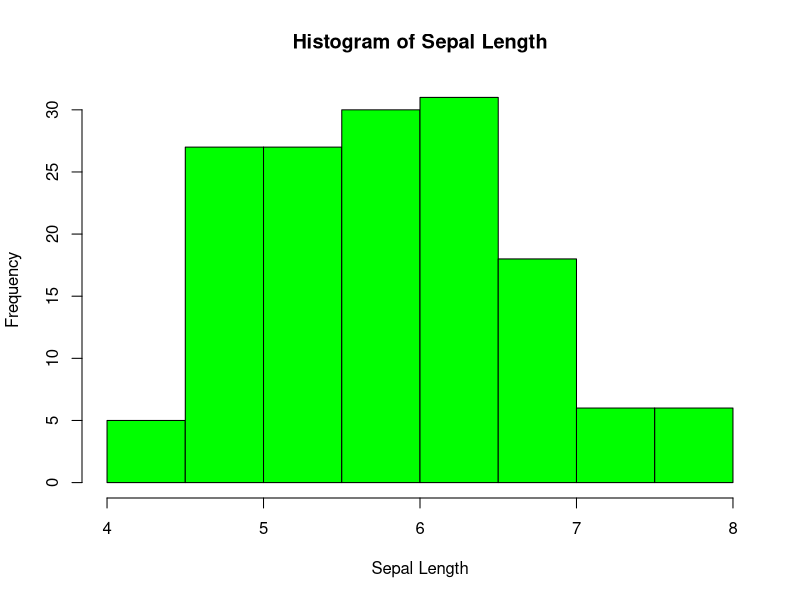
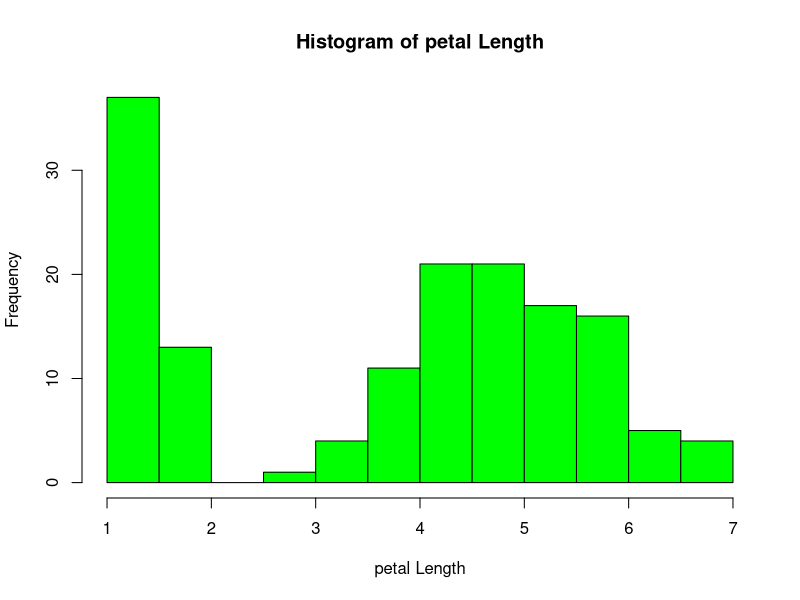
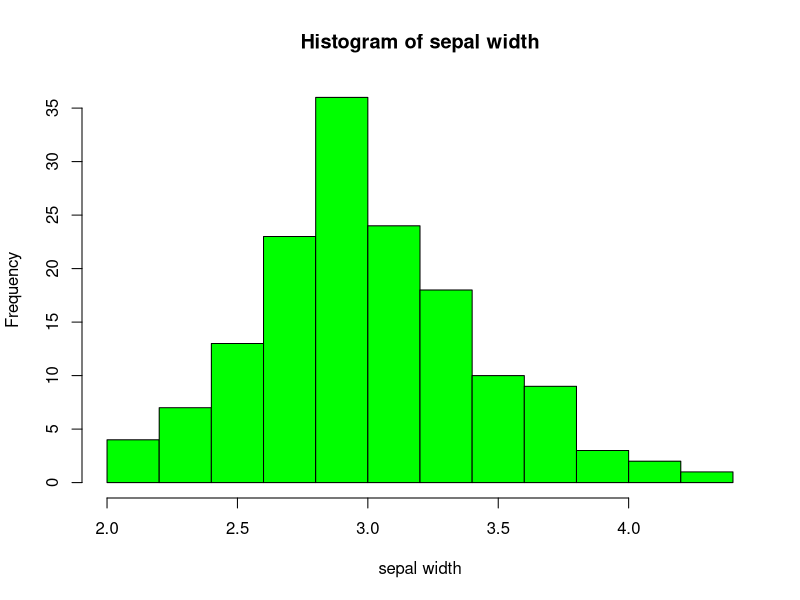
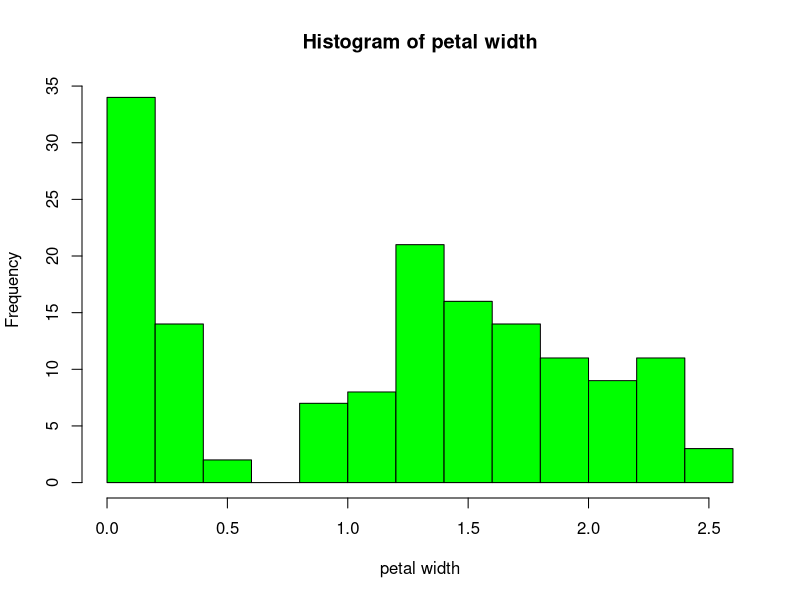
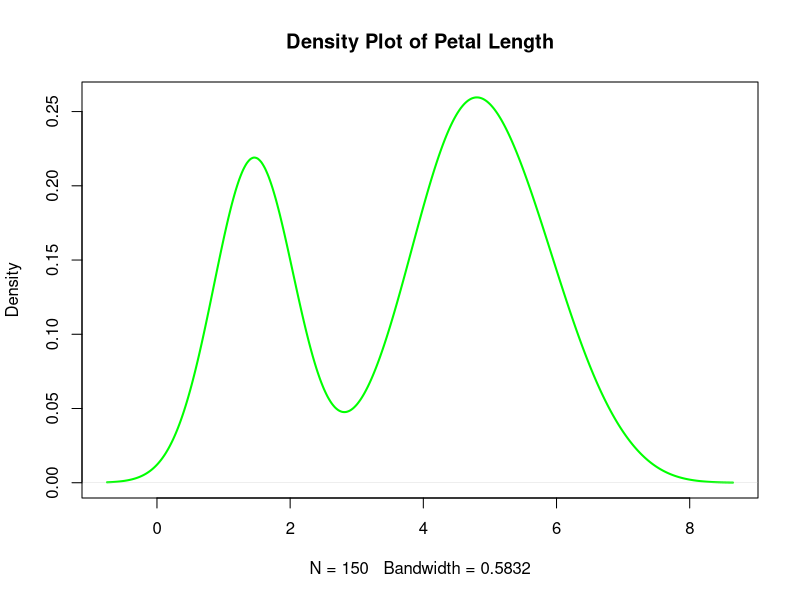
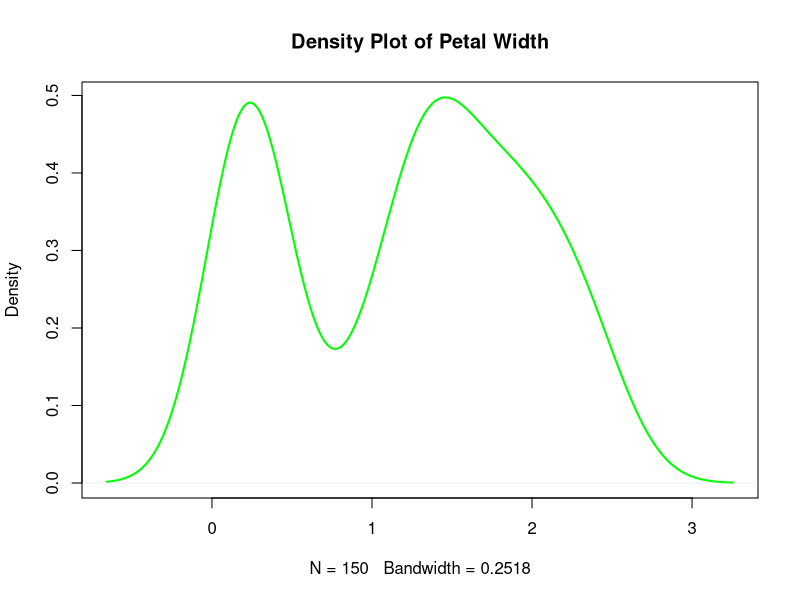
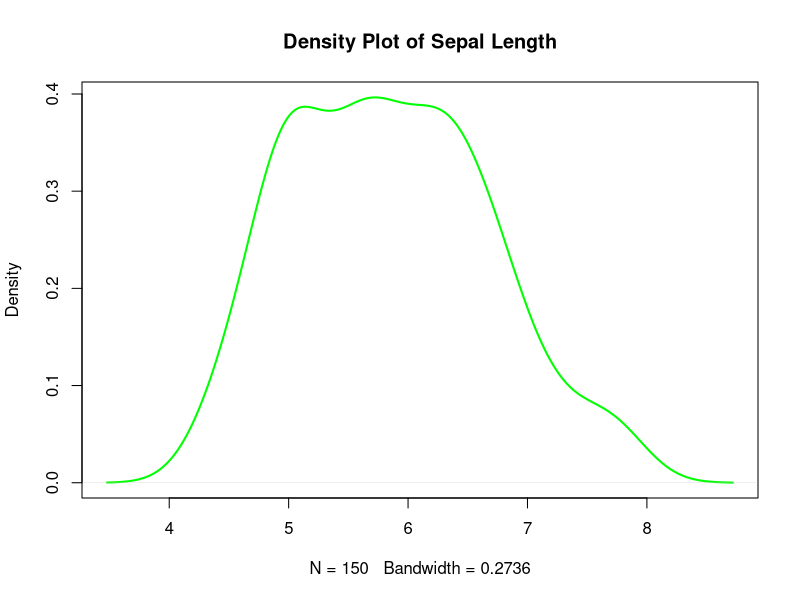
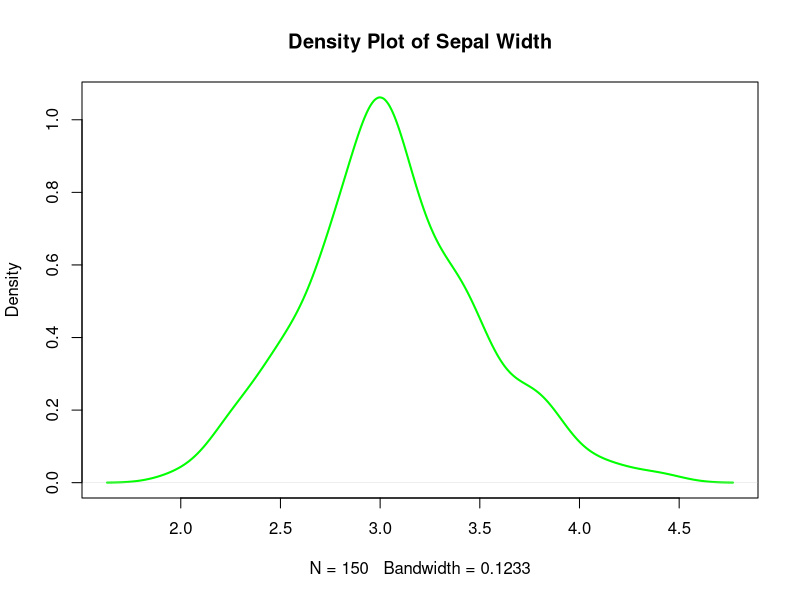

Here is the R script that generated these plots, in order:
## ---- chunk 1
# Load dataset
data(iris)

# View first few rows
head(iris)

## ---- chunk 2
# Summary of numeric variables
summary(iris)

## ---- chunk 3
# Histogram (Distribution of a Numeric Variable)
# Histogram of Sepal Length
hist(iris$Sepal.Length, 
     main="Histogram of Sepal Length", 
     col="green", 
     xlab="Sepal Length", 
     border="black")


## ---- chunk 4

hist(iris$Petal.Length, 
     main="Histogram of petal Length", 
     col="green", 
     xlab="petal Length", 
     border="black")

## ---- chunk 5

hist(iris$Sepal.Width, 
     main="Histogram of sepal width", 
     col="green", 
     xlab="sepal width", 
     border="black")

## ---- chunk 6
hist(iris$Petal.Width, 
     main="Histogram of petal width", 
     col="green", 
     xlab="petal width", 
     border="black")

## ---- chunk 7
# Density plot of Petal Length
# Density Plot (Smooth Distribution)
plot(density(iris$Petal.Length), 
     main="Density Plot of Petal Length", 
     col="green", 
     lwd=2)
     
## ---- chunk 8
plot(density(iris$Petal.Width), 
     main="Density Plot of Petal Width", 
     col="green", 
     lwd=2)

## ---- chunk 9
plot(density(iris$Sepal.Length), 
     main="Density Plot of Sepal Length", 
     col="green", 
     lwd=2)

## ---- chunk 10
plot(density(iris$Sepal.Width), 
     main="Density Plot of Sepal Width", 
     col="green", 
     lwd=2)

## ---- chunk 11
# Box Plot (Identifying Outliers)
# Boxplot of Sepal Width
boxplot(iris$Sepal.Width, 
        main="Box Plot of Sepal Width", 
        col="green")

## ---- chunk 12
boxplot(iris$Petal.Width, 
        main="Box Plot of petalWidth", 
        col="green")
## ---- chunk 13
boxplot(iris$Sepal.Length, 
        main="Box Plot of Sepal Length", 
        col="green")
## ---- chunk 14
boxplot(iris$Petal.Length, 
        main="Box Plot of Petal length", 
        col="green")
## ---- chunk 15
# Count of each species
table(iris$Species)

## ---- chunk 16
# Bar plot for Species count
barplot(table(iris$Species), 
        main="Count of Each Species", 
        col=c("red", "green", "blue"))

## ---- chunk 17
# Scatter plot: Sepal Length vs. Sepal Width
plot(iris$Sepal.Length, iris$Sepal.Width, 
     main="Scatter Plot of Sepal Length vs Sepal Width",
     xlab="Sepal Length", ylab="Sepal Width",
     col=iris$Species, pch=19)
legend("topright", legend=levels(iris$Species), col=1:3, pch=19)

## ---- chunk 18
# Correlation between Sepal Length and Petal Length
cor(iris$Sepal.Length, iris$Petal.Length)

## ---- chunk 19
cor(iris$Sepal.Width, iris$Petal.Width)
## ---- chunk 20
# Correlation matrix
cor(iris[,1:4])

## ---- chunk 21
# Box plot of Petal Length by Species
boxplot(Petal.Length ~ Species, data=iris,
        main="Box Plot of Petal Length by Species",
        col=c("red", "green", "blue"))

## ---- chunk 22
# Pair plot (Scatter plot matrix)
pairs(iris[,1:4], col=iris$Species, pch=19)
## ---- chunk 23
boxplot(Sepal.Length ~ Species, data=iris,
        main="Box Plot of Sepal Length by Species",
        col=c("red", "green", "blue"))

## ---- chunk 24
boxplot(Petal.Width ~ Species, data=iris,
        main="Box Plot of Petal  by Species",
        col=c("red", "green", "blue"))

## ---- chunk 25
boxplot(Sepal.Width ~ Species, data=iris,
        main="Box Plot of Petal Length by Species",
        col=c("red", "green", "blue"))

## ---- chunk 26
# Load ggplot2
library(ggplot2)
# Scatter plot with regression line
ggplot(iris, aes(x=Sepal.Length, y=Petal.Length, color=Species)) +
  geom_point() +
  geom_smooth(method="lm", se=FALSE) +
  ggtitle("Sepal Length vs Petal Length by Species")

